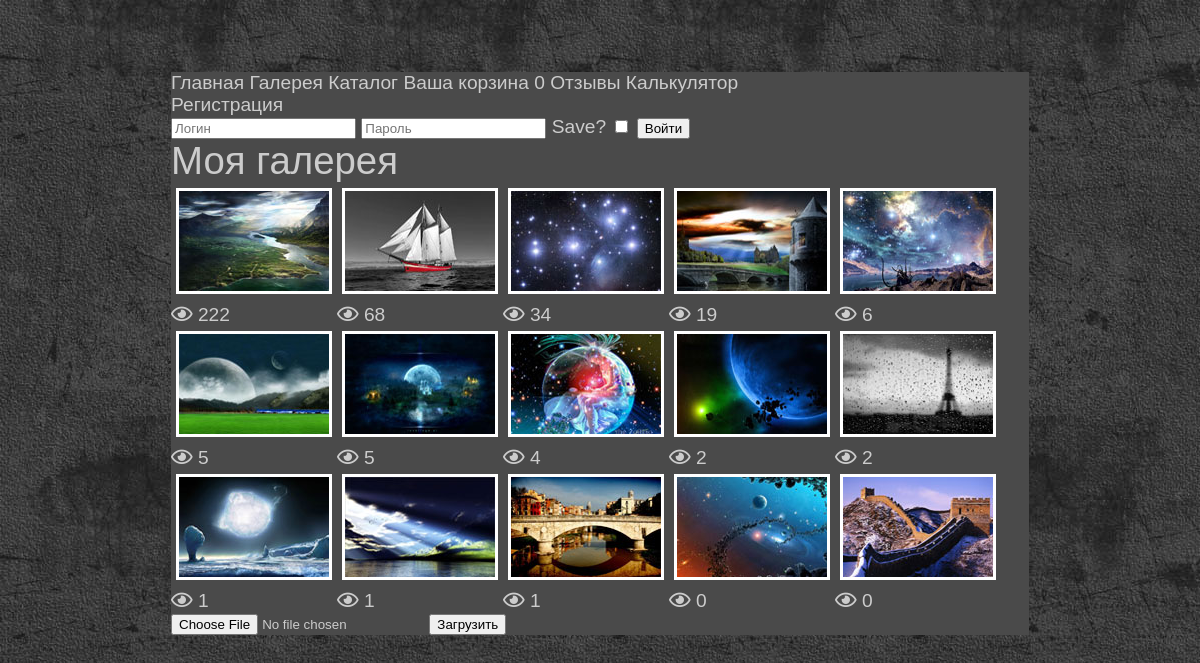
Page /gallery/ on the committed database.
### tables this page shows
CREATE TABLE `gallery` (
  `id` int(11) NOT NULL,
  `name` varchar(128) NOT NULL,
  `views` int(11) NOT NULL DEFAULT '0',
  `size` int(11) NOT NULL,
  `itemName` varchar(128) NOT NULL DEFAULT 'товар',
  `description` varchar(128) NOT NULL DEFAULT 'описание товара',
  `itemPrice` int(11) NOT NULL DEFAULT '100'
);

### engine/auth.php (called while the page is built, shortened)
<?php
function is_auth()
{
    return isset($_SESSION['login']) ? true : false;
}
function is_admin() {
   if($_SESSION['login'] == 'admin'){
       return true;
   } else {
       return false;
   }
}

### engine/controller.php (called while the page is built, shortened)
<?php
function prepareVariables ($page, $action, $id)
{
    $params = [];
    $allow = false;
    $allowAdmin = false;
    $params['allow'] = $allow;
    $params['allowAdmin'] = $allowAdmin;
    switch ($page) {
        case 'gallery':
            $params['message'] = getErrorMessage($_GET['message']);
            $params['images'] = getImages();
            break;
    }
    return $params;
}

### engine/db.php (called while the page is built, shortened)
<?php
function getDb ()
{
    static $link = null;
    if (is_null($link)){
    $link = @mysqli_connect(HOST, USER, PASS, DB) or die ("Не могу соединиться с БД!" . mysqli_connect_error());
    }
    return $link;
}
function getAssocResult ($sql)
{
    $link = getDb();
    $result = @mysqli_query($link, $sql) or die (mysqli_error($link));
    $array_result = [];
    while ($row = mysqli_fetch_assoc ($result))
        $array_result[] = $row;
    return  $array_result;
}

### engine/gallery.php (called while the page is built, shortened)
<?php
function getImages () {
    $sql = "SELECT * FROM gallery ORDER BY views DESC";
    $images = getAssocResult ($sql);
    return $images;
}

### engine/basket.php (called while the page is built, shortened)
<?php
function getBasketCount()
{
    $session_id = session_id();
    $sql = "SELECT COUNT(*) as count FROM `basket` WHERE `session_id`='$session_id'";
    $result = getAssocResult($sql);
    $count = [];
    if (isset($result[0]))
        $count = $result[0];
    return $count['count'];
}

### templates/gallery.php (the view, shortened to what this page needs)
<div id="main">
    <div class="post_title"><h2>Моя галерея</h2></div>
        <div class="gallery">
            <?php foreach ($images as $key => $image):?>
                <div class="image">
                    <a rel="gallery" class="photo" href="/imagepage/<?=$image['id']?>"><img src="<?= SMALLIMG_DIR . $image['name']?>" width="150" height="100" /></a><br>
                    <i class="far fa-eye"></i><?=" " . $image['views']?>
                </div>
            <?php endforeach; ?>
       </div>
    <form method="post" enctype="multipart/form-data">
        <input type="file" name="myfile">
        <input type="submit" name="ok" value="Загрузить">
    </form>
</div>

### public/index.php (shortened to what this page needs)
<?php
$url_array = explode("/", $_SERVER['REQUEST_URI']);
$page = "";
$action = "";
$id = "";
if ($url_array[1] == "") {
    $page = "index";
    $id = "";
} else {
    $page = $url_array[1];
}
$params = prepareVariables ($page, $action, $id);
echo render($page, $params);

### engine/render.php (shortened to what this page needs)
<?php
function render($page, array $params = [])
{
    $params['count'] = getBasketCount();
    $content = renderTemlate(LAYOUTS_DIR . 'main', [
        'content' => renderTemlate($page, $params),
        'menu' => renderTemlate('menu', $params),
        'user'=> $params['user'],
        'allow'=> $params['allow'],
    ]);
    return $content;
}
function renderTemlate($page, array $param = [])
{
    $fileName = TEMPLATES_DIR . $page . ".php";
    if (file_exists($fileName)) {
        include $fileName;
    } else {
        Die("Страницы {$fileName} не существует.");
    }
    return ob_get_clean();
}

### templates/menu.php (shortened to what this page needs)
<div class = "menu">
<form method="post" action="/login/">
    <a href="/">Главная</a>
    <a href="/gallery/">Галерея</a>
    <a href="/catalog/">Каталог</a>
    <a href="/basket/">Ваша корзина <span id = "counter"><?=$count?></span></a>
    <a href="/feedback/">Отзывы</a>
    <a href="/calc/">Калькулятор</a><br>
<?if (!$allow):?>
    <a href="/register/">Регистрация</a><br>
<?endif;?>
<?if (!$allow):?>
     <input type='text' name='login' placeholder='Логин'>
     <input type='password' name='pass' placeholder='Пароль'>
     Save? <input type='checkbox' name='save'>
     <input type='submit' name='send' value="Войти">
</form>
<?else:?>
    <span>Добро пожаловать, <?=$user?>   <a href='/logout/'>выход</a></span>
<?endif;?>
</div>

### templates/layouts/main.php (shortened to what this page needs)
<!DOCTYPE html>
<head>
    <link rel="stylesheet" type="text/css" href="/css/style.css"/>
    <link href='https://use.fontawesome.com/releases/v5.8.2/css/all.css' rel='stylesheet'/>
</head>
<body>
    <?=$menu?>
    <?=$content?>
</body>
</html>

### public/css/style.css (style rules this page uses)
body { background: #444 url('/img/body.jpg'); color: #444; font: normal 1.2em Verdana,Arial,sans-serif; height: 100%; padding-bottom: 1px; padding-top: 64px; }
.gallery img { margin:5px; border:3px solid #fff; }
.gallery { display: flex; flex-direction: row; flex-wrap: wrap; }
#main { width:858px; margin:0 auto; background: #4A4A4A; color: #CCC; }
.menu,.menu a { width:858px; margin:0 auto; background: #4A4A4A; color: #CCC; text-decoration-line: none; }
.post_title h2 { font: normal 2em Arial,sans-serif; margin: 0; padding: 0; }

### rows in the picture
gallery: name (picture), views "222"
gallery: name (picture), views "68"
gallery: name (picture), views "34"
gallery: name (picture), views "19"
gallery: name (picture), views "6"
gallery: name (picture), views "5"
gallery: name (picture), views "5"
gallery: name (picture), views "4"
gallery: name (picture), views "2"
gallery: name (picture), views "2"
gallery: name (picture), views "1"
gallery: name (picture), views "1"
gallery: name (picture), views "1"
gallery: name (picture), views "0"
gallery: name (picture), views "0"

### other values in the picture
$count "0"
